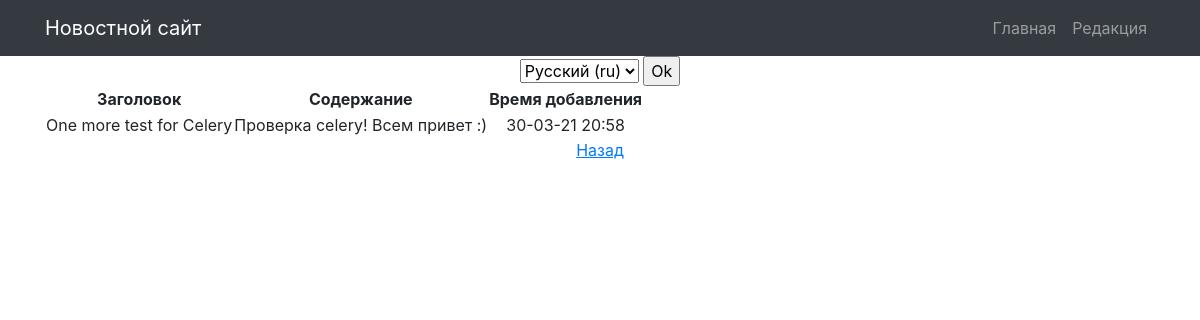
Screenshot of /news/84 (signed in) with the database file from the repository.
### news/models.py (models this page shows, shortened)
class Post(models.Model):
    ARTICLE_TYPES = (
        ('news', 'Новости'), ('article', 'Статья')
    )
    article_author = models.ForeignKey(Author, on_delete=models.CASCADE, verbose_name=_('Автор статьи или новости'),
                                       related_name='posts')
    article_choice = models.CharField(max_length=50, choices=ARTICLE_TYPES)
    article_time_in = models.DateTimeField(auto_now_add=True, verbose_name=_('Дата создания'))
    article_category = models.ManyToManyField(Category, verbose_name=_('Категория публикации'))
    article_title = models.CharField(max_length=255, verbose_name=_('Название статьи или новости'))
    article_text = models.TextField(verbose_name=_('Основной текст статьи'))
    article_rating = models.IntegerField(default=0, verbose_name=_('Рейтинг публикации'))
    class Meta:
        verbose_name = _('Публикация')
        verbose_name_plural = _('Публикации')

### news/views.py (the view)
# urls.py: path('<int:pk>', NewsDetail.as_view(), name='post_detail'),
class NewsDetail(LoginRequiredMixin, PermissionRequiredMixin, DetailView):
    model = Post
    template_name = 'post.html'
    context_object_name = 'post'
    permission_required = ('news.view_post',)
    def get_object(self, *args, **kwargs):  # переопределяем метод получения объекта, как ни странно
        obj = cache.get(f'post-{self.kwargs["pk"]}', None)  # кэш очень похож на словарь, и метод get действует
        if not obj:
            obj = super().get_object()
            cache.set(f'post-{self.kwargs["pk"]}', obj)
        return obj

### news/templatetags/custom_filters_and_tags.py (called while the page is built)
@register.filter(name='censor')
@stringfilter
def censor(value):
    forbidden_words = ["плохое слово 1", "плохое слово 2", "плохое слово 3"]
    f_words = [word for word in forbidden_words if word in value]
    if f_words:
        new_value = value
        for f_word in f_words:
            new_value = new_value.replace(f_word, f_word[0] + '*' * (len(f_word)-2) + f_word[-1])
        return new_value
    else:
        return value

### Templates/post.html (shortened to what this page needs)
{% extends 'default.html' %}
{% load custom_filters_and_tags %}
{% load i18n %}
{% block content %}
{% include 'language_switch_form.html' %}
<table>
    <thead>
        <tr>
            <th>{% translate 'Заголовок' %}</th>
            <th>{% translate 'Содержание' %}</th>
            <th>{% translate 'Время добавления' %}</th>
        </tr>
    </thead>
    <tbody>
        <tr>
            <td>{{ post.article_title | censor }}</td>
            <td>{{ post.article_text | censor }}</td>
            <td>{{ post.article_time_in | date:'d-m-y H:i'}}</td>
        </tr>
    </tbody>
</table>
<a href={% url 'posts_full' %}><u>{% translate 'Назад' %}</u></a>
{% endblock content %}

### rows the page displays
Post: article_title|censor "One more test for Celery", article_text|censor "Проверка celery! Всем привет :)", article_time_in "30-03-21 20:58"

### other values shown
form field language "Русский (ru)"
